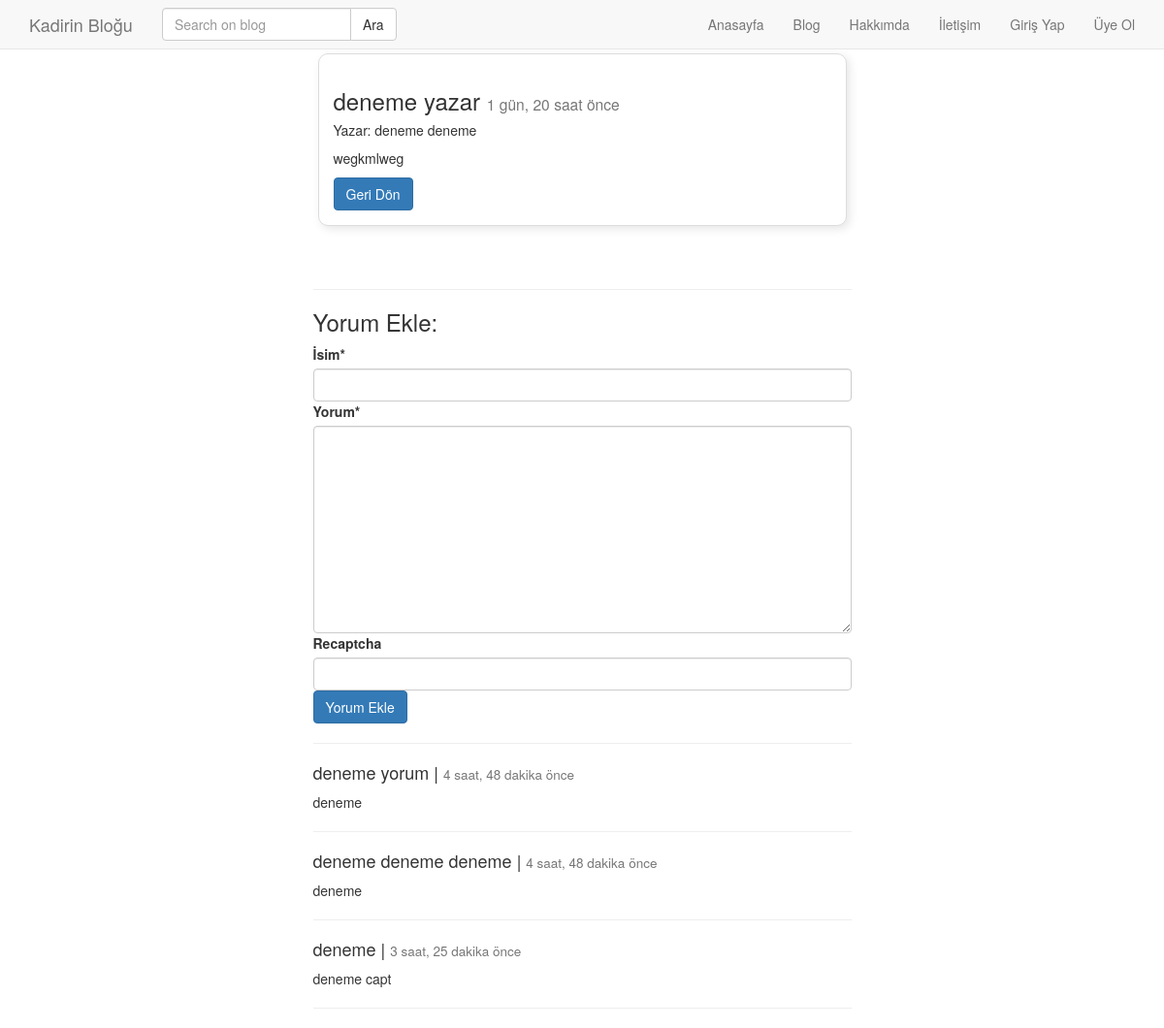
/post/deneme-yazar/detail/, run on the app's committed database.
### post/models.py (models this page shows, shortened)
class Post(models.Model):
    user = models.ForeignKey('auth.User', verbose_name = 'Yazar', on_delete = models.CASCADE)
    title = models.CharField(verbose_name = 'Başlık', max_length = 120)
    text = RichTextField(verbose_name ='İçerik')
    publishing_date = models.DateTimeField(verbose_name = 'Yayınlanma Tarihi', auto_now_add = True)
    image = models.ImageField(null = True, blank = True)
    slug = models.SlugField(unique = True, editable = False, max_length = 130)
    def get_index_url(self):
        return reverse('post:index')
    class Meta:
        ordering = ['-publishing_date', 'id']

class Comment(models.Model):
    post = models.ForeignKey('post.Post', related_name = 'comments', on_delete = models.CASCADE)
    name = models.CharField(max_length = 200, verbose_name = 'İsim')
    content = models.TextField(verbose_name = 'Yorum')
    created_date = models.DateTimeField(auto_now_add = True)

### post/views.py (the view)
# urls.py: path('<slug:slug>/detail/', post_detail, name='detail'),
def post_detail(request, slug):
    post = get_object_or_404(Post, slug = slug)
    form = CommentForm(request.POST or None)
    if form.is_valid():
        comment = form.save(commit = False)
        comment.post = post
        comment.save()
        messages.success(request, 'Başarılı bir şekilde oluşturdunuz.')
        return HttpResponseRedirect(post.get_absolute_url())
    context = {
        'post' : post,
        'form' : form,
    }
    return render(request, 'post/detail.html', context)

### post/forms.py
class CommentForm(forms.ModelForm):
    recaptcha = ReCaptchaField()
    class Meta:
            model = Comment
            fields = [
                'name',
                'content',
            ]

### templates/post/detail.html (shortened to what this page needs)
{% extends 'base.html' %}
{% block body %}
<div class="container">
    <div class="row">
        <div class="col-md-6 col-md-offset-3">
            <div class="borderstyle">
                <div class="card">
                    <div class="card-body">
                         <h3 class="card-title"> {{post.title}} <small> {{post.publishing_date | timesince}}
                        önce</small></h3>
                        <h5>Yazar: {{ post.user.get_full_name }} </h5>
                        <p class="card-text"> {{post.text | safe | linebreaks | truncatechars:150}} </p>
                        <a href="{{ post.get_index_url }}" class="btn btn-primary">Geri Dön</a>
                    </div>
                </div>
            </div>
            <br><br><hr>
            <h3>Yorum Ekle:</h3>
            {% include 'post/comment.html' %}
            <hr>
            {% for comment in post.comments.all %}
                <h4>{{ comment.name }} | <small>{{ comment.created_date|timesince }} önce</small></h4>
                <p>{{ comment.content | linebreaks }}</p>
                <hr>
            {% endfor %}
        </div>
    </div>
</div>
{% endblock %}

### static/css/style.css (style rules this page uses)
body { padding-top: 50px; }

### static/css/borders.css (style rules this page uses)
.borderstyle { background-color: white; border: 1px solid #ddd; border-radius: 10px; padding: 15px; box-shadow: 3px 3px 10px rgba(0, 0, 0, 0.1); margin: 5px; }

### data on the page
Post: title "deneme yazar", publishing_date "1 gün, 20 saat", user.get_full_name "deneme deneme", text "wegkmlweg"
Comment: name "deneme yorum", created_date "4 saat, 48 dakika", content "deneme"
Comment: name "deneme deneme deneme", created_date "4 saat, 48 dakika", content "deneme"
Comment: name "deneme", created_date "3 saat, 25 dakika", content "deneme capt"
